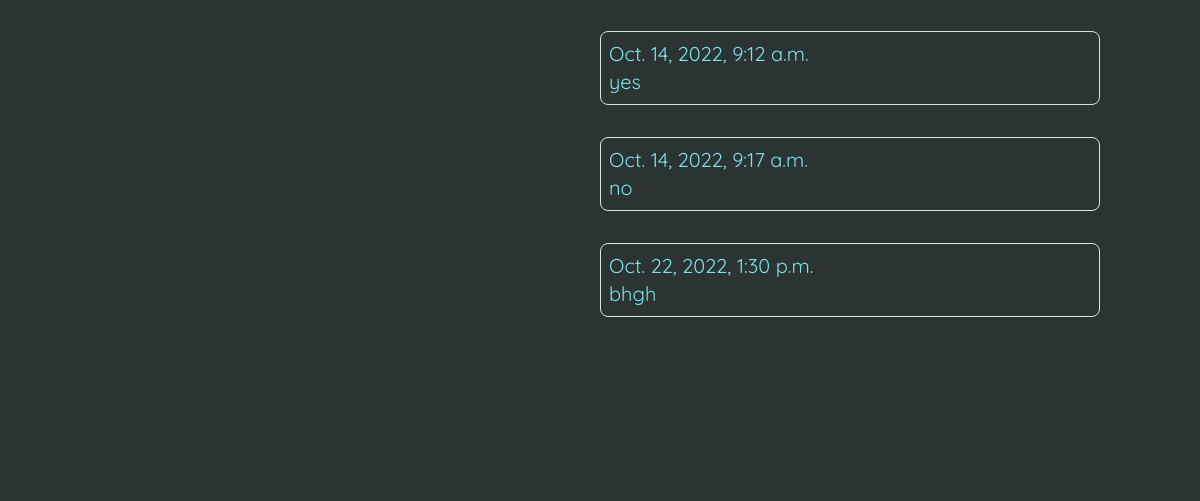
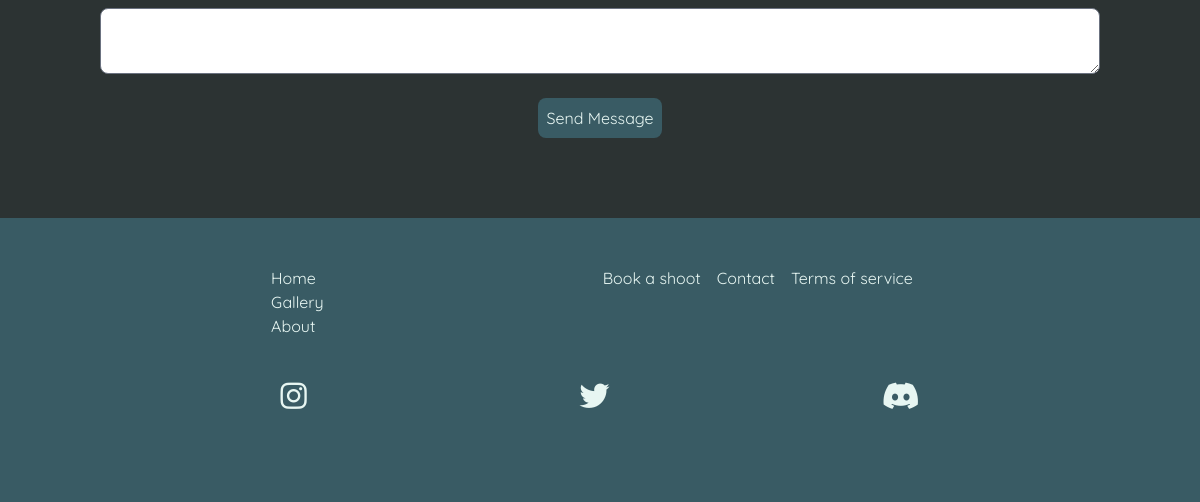
The app's page /dashboard/message/1 (signed in, lower part), older data (2 pictures, top to bottom).
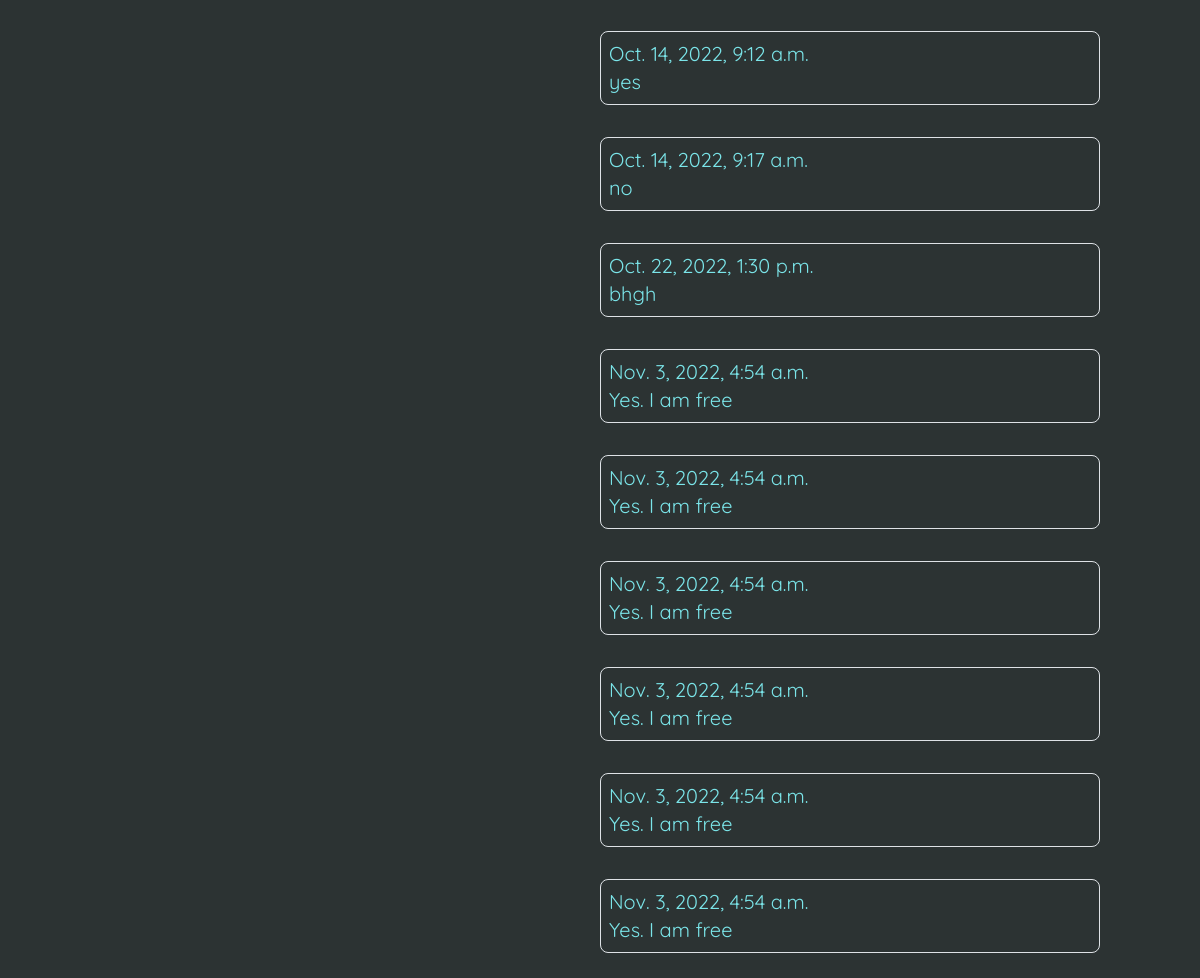
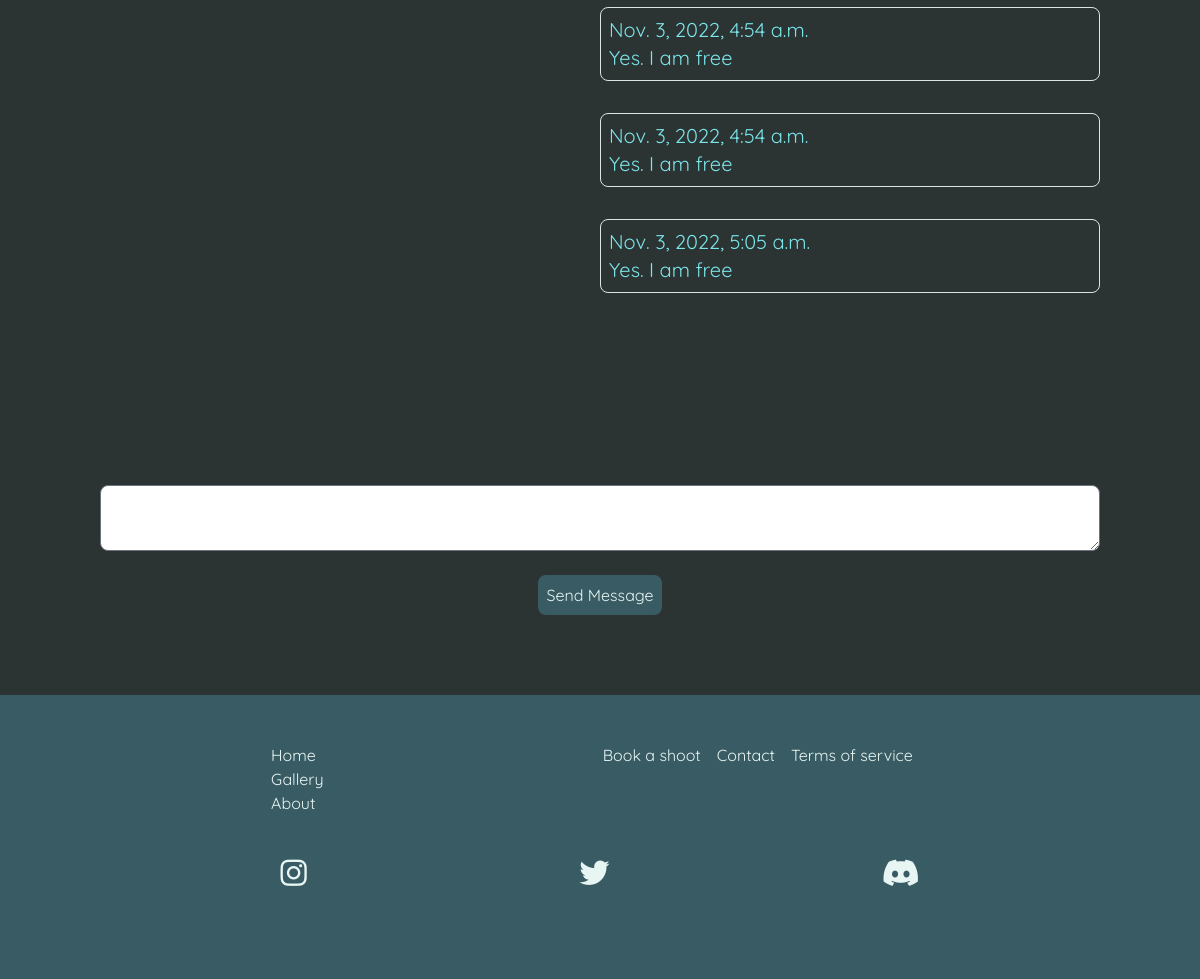
The same page, newer data (2 pictures, top to bottom).
### shop/models.py (models this page shows)
class MyMessage(models.Model):
    replied_message = models.ForeignKey(Message, on_delete=models.CASCADE, null=True)
    message = models.CharField(max_length=300)
    date = models.DateTimeField(auto_now_add=True)

### dashboard/views.py (the view)
# urls.py: path("message/<int:pk>", MessageDetail.as_view(), name="message-detail"),
class MessageDetail(LoginRequiredMixin, DetailView):
    model = Message
    template_name: str = "message.html"
    context_object_name: str = "client_message"
    def get_context_data(self, **kwargs):
        context =  super().get_context_data(**kwargs)
        message = super().get_object()
        replies = MyMessage.objects.filter(replied_message=message)
        context['replies'] = replies
        reply_form = MyMessageForm()
        context['form'] = reply_form
        return context
    def get_object(self, queryset=None):
        message =  super().get_object(queryset)
        if not message.read:
            message.read = True
            message.save()
        return message

### shop/forms.py
class MyMessageForm(forms.ModelForm):
    replied_message_id = forms.IntegerField()
    class Meta:
        model = MyMessage
        fields = ['message', 'replied_message_id']

### dashboard/templates/message.html (shortened to what this page needs)
{% extends 'base.html' %}
{% block content %}
<section class="shoot-detail min-h-screen justify-evenly  mt-20 w-full">
    <div class="w-full flex flex-col items-end ">
        {% for reply in replies %}
            <div
                class="flex flex-col text-xl md:w-1/2 border my-3 p-2 hover:cursor-pointer border-backgroundSecondary rounded-lg {% if not message.read %} text-textSecondary {% else %} text-textPrimary {% endif %}">
                <div class="flex justify-between">
                    <p>{{reply.date}}</p>
                </div>
                <div>
                    <p>{{reply.message}}</p>
                </div>
            </div>
        {% endfor %}
    </div>
    <form id="reply_message_form" action="/dashboard/message/reply" method="post" class="w-full flex flex-col items-center mt-44">{% csrf_token %}
        <div class="w-full flex justify-center">
            <textarea required name="my_message" id="my_message" type="text" class="w-full xl:w-1/2 rounded-lg text-black font-bold"></textarea>
        </div>
        <button type="submit" class="bg-backgroundSecondary p-2 mt-4 rounded-lg">Send Message</button>
    </form>
</section>
{% endblock %}

Row changes from the older to the newer data that the page shows:
added MyMessage: date "Nov. 3, 2022, 4:54 a.m.", message "Yes. I am free"
added MyMessage: date "Nov. 3, 2022, 4:54 a.m.", message "Yes. I am free"
added MyMessage: date "Nov. 3, 2022, 4:54 a.m.", message "Yes. I am free"
added MyMessage: date "Nov. 3, 2022, 4:54 a.m.", message "Yes. I am free"
added MyMessage: date "Nov. 3, 2022, 4:54 a.m.", message "Yes. I am free"
added MyMessage: date "Nov. 3, 2022, 4:54 a.m.", message "Yes. I am free"
added MyMessage: date "Nov. 3, 2022, 4:54 a.m.", message "Yes. I am free"
added MyMessage: date "Nov. 3, 2022, 4:54 a.m.", message "Yes. I am free"
added MyMessage: date "Nov. 3, 2022, 5:05 a.m.", message "Yes. I am free"
